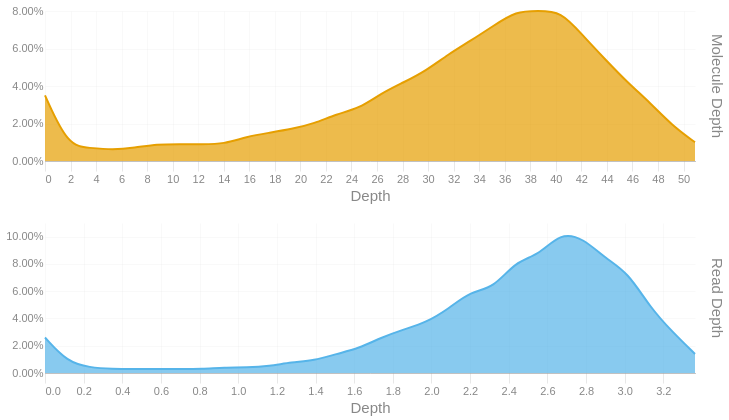

Notebook code for this chart:
### Code cell
readdep = depth_hist(tb['Read Depth'], q99, 3)
readdep = readdep.with_columns(pl.lit('Read Depth').alias('Metric'))
if not SKIPLR:
    moldep = depth_hist(tb['Molecule Depth'], mol_q99, 1)
    moldep = moldep.with_columns(pl.lit('Molecule Depth').alias('Metric'))
    _hist = pl.concat([readdep, moldep])
    _hist = _hist.filter(pl.col('Proportion') != 0)
    with SafeRender(_hist):
        (
            alt.Chart(_hist)        
            .mark_area(interpolate = "basis")
            .encode(
                x=alt.X('Bin:Q').scale(domainMin=0).axis(alt.Axis(title='Depth')),
                y = alt.Y('Proportion:Q', title = None).axis(format = '.2%'),
                color = alt.Color('Metric:N').legend(None),
                row = alt.Row("Metric:N").header(title = None, labelOrient = 'right'),
                tooltip = [
                    alt.Tooltip("Metric:N", title = "Metric"),
                    alt.Tooltip('Interval:N', title = "Depth Interval"),
                    alt.Tooltip('Proportion:Q', title = "% Alignments").format('.2%')
                ]
            )
            .resolve_scale(x='independent', y='independent')
            .properties(
                height = 150, width = 650,
                usermeta={'embedOptions': {'downloadFileName': f'{samplename}.depth.hist'}}
            )
        ).display()
else:
    readdep = readdep.filter(pl.col('Proportion') != 0)
    with SafeRender(readdep):
        (
            alt.Chart(readdep)        
            .mark_area(interpolate = "basis")
            .encode(
                x=alt.X('Bin:Q').scale(domainMin=0).axis(alt.Axis(title='Depth')),
                y = alt.Y('Proportion:Q', title = None).axis(format = '.2%'),
                tooltip = [
                    alt.Tooltip('Interval:N', title = "Depth Interval"),
                    alt.Tooltip('Proportion:Q', title = "% Alignments").format('.2%')
                ]
            )
            .properties(
                usermeta={'embedOptions': {'downloadFileName': f'{samplename}.depth.hist'}}
            )
        ).display()

### Figure 1 — Vega-Lite specification as saved in the notebook (floating-point values rounded to 4 significant figures)
{"width": 650, "height": 150, "config": {"title": {"anchor": "start", "dy": -15, "fontSize": 18, "color": "#888888", "subtitleColor": "#888888", "subtitleFontSize": 14}, "arc": {"fill": "#0072B2"}, "axis": {"domainColor": "#888888", "domainWidth": 0.5, "gridWidth": 0.2, "grid": false, "titleFontWeight": 400, "titleFontSize": 15, "labelFontSize": 11, "labelColor": "#888888", "tickColor": "#888888", "tickWidth": 0.2, "titleColor": "#888888"}, "axisBand": {"grid": false}, "axisX": {"grid": true, "tickSize": 10, "domainCap": "round"}, "axisY": {"domain": false, "grid": true, "tickSize": 0, "domainCap": "round"}, "background": "transparent", "header": {"labelFontSize": 15, "labelColor": "#888888", "titleFontSize": 15, "titleFontWeight": 600, "titleColor": "#888888"}, "legend": {"labelFont": "sans-serif", "labelFontSize": 12, "labelColor": "#888888", "symbolSize": 100, "symbolType": "circle", "titleFontSize": 12, "titlePadding": 10, "titleColor": "#888888", "title": null}, "range": {"category": ["#E69F00", "#56B4E9", "#009E73", "#F0E442", "#0072B2", "#D55E00", "#CC79A7", "#000000"], "diverging": ["#cfe8f3", "#a2d4ec", "#73bfe2", "#46abdb", "#1696d2", "#12719e"]}, "area": {"fill": "#0072B2", "fillOpacity": 0.7, "line": true, "strokeOpacity": 0.7}, "line": {"color": "#0072B2", "stroke": "#0072B2", "strokeWidth": 2}, "trail": {"color": "#0072B2", "stroke": "#0072B2", "strokeWidth": 0, "size": 1}, "point": {"filled": true, "fillOpacity": 1.0, "size": 95}, "text": {"color": "#888888", "fontSize": 11, "align": "right", "fontWeight": 400, "size": 11}, "bar": {"fill": "#0072B2", "stroke": null}, "view": {"stroke": null, "continuousWidth": 660, "continuousHeight": 400}}, "data": {"name": "data-192bd156cb2f561b84be48a40b8e88d9"}, "mark": {"type": "area", "interpolate": "basis"}, "encoding": {"color": {"field": "Metric", "legend": null, "type": "nominal"}, "row": {"field": "Metric", "header": {"title": null, "labelOrient": "right"}, "type": "nominal"}, "tooltip": [{"field": "Metric", "title": "Metric", "type": "nominal"}, {"field": "Interval", "title": "Depth Interval", "type": "nominal"}, {"field": "Proportion", "format": ".2%", "title": "% Alignments", "type": "quantitative"}], "x": {"axis": {"title": "Depth"}, "field": "Bin", "scale": {"domainMin": 0}, "type": "quantitative"}, "y": {"axis": {"format": ".2%"}, "field": "Proportion", "title": null, "type": "quantitative"}}, "resolve": {"scale": {"x": "independent", "y": "independent"}}, "usermeta": {"embedOptions": {"downloadFileName": "S5_Kennetcook_3551.depth.hist"}}, "$schema": "https://vega.github.io/schema/vega-lite/v6.1.0.json", "datasets": {"data-192bd156cb2f561b84be48a40b8e88d9": [{"Bin": 0.0, "Interval": "0.0-0.116", "Proportion": 0.026, "Metric": "Read Depth"}, {"Bin": 0.116, "Interval": "0.116-0.232", "Proportion": 0.008, "Metric": "Read Depth"}, {"Bin": 0.232, "Interval": "0.232-0.348", "Proportion": 0.004, "Metric": "Read Depth"}, {"Bin": 0.348, "Interval": "0.348-0.464", "Proportion": 0.003, "Metric": "Read Depth"}, {"Bin": 0.464, "Interval": "0.464-0.58", "Proportion": 0.003, "Metric": "Read Depth"}, {"Bin": 0.58, "Interval": "0.58-0.696", "Proportion": 0.003, "Metric": "Read Depth"}, {"Bin": 0.696, "Interval": "0.696-0.812", "Proportion": 0.003, "Metric": "Read Depth"}, {"Bin": 0.812, "Interval": "0.812-0.928", "Proportion": 0.003, "Metric": "Read Depth"}, {"Bin": 0.928, "Interval": "0.928-1.044", "Proportion": 0.004, "Metric": "Read Depth"}, {"Bin": 1.044, "Interval": "1.044-1.16", "Proportion": 0.004, "Metric": "Read Depth"}, {"Bin": 1.16, "Interval": "1.16-1.276", "Proportion": 0.005, "Metric": "Read Depth"}, {"Bin": 1.276, "Interval": "1.276-1.392", "Proportion": 0.008, "Metric": "Read Depth"}, {"Bin": 1.392, "Interval": "1.392-1.508", "Proportion": 0.009, "Metric": "Read Depth"}, {"Bin": 1.508, "Interval": "1.508-1.624", "Proportion": 0.014, "Metric": "Read Depth"}, {"Bin": 1.624, "Interval": "1.624-1.74", "Proportion": 0.018, "Metric": "Read Depth"}, {"Bin": 1.74, "Interval": "1.74-1.856", "Proportion": 0.026, "Metric": "Read Depth"}, {"Bin": 1.856, "Interval": "1.856-1.972", "Proportion": 0.032, "Metric": "Read Depth"}, {"Bin": 1.972, "Interval": "1.972-2.088", "Proportion": 0.037, "Metric": "Read Depth"}, {"Bin": 2.088, "Interval": "2.088-2.204", "Proportion": 0.047, "Metric": "Read Depth"}, {"Bin": 2.204, "Interval": "2.204-2.32", "Proportion": 0.06, "Metric": "Read Depth"}, {"Bin": 2.32, "Interval": "2.32-2.436", "Proportion": 0.062, "Metric": "Read Depth"}, {"Bin": 2.436, "Interval": "2.436-2.552", "Proportion": 0.082, "Metric": "Read Depth"}, {"Bin": 2.552, "Interval": "2.552-2.668", "Proportion": 0.086, "Metric": "Read Depth"}, {"Bin": 2.668, "Interval": "2.668-2.784", "Proportion": 0.103, "Metric": "Read Depth"}, {"Bin": 2.784, "Interval": "2.784-2.9", "Proportion": 0.099, "Metric": "Read Depth"}, {"Bin": 2.9, "Interval": "2.9-3.016", "Proportion": 0.084, "Metric": "Read Depth"}, {"Bin": 3.016, "Interval": "3.016-3.132", "Proportion": 0.074, "Metric": "Read Depth"}, {"Bin": 3.132, "Interval": "3.132-3.248", "Proportion": 0.048, "Metric": "Read Depth"}, {"Bin": 3.248, "Interval": "3.248-3.364", "Proportion": 0.03, "Metric": "Read Depth"}, {"Bin": 3.364, "Interval": "3.364-3.48", "Proportion": 0.014, "Metric": "Read Depth"}, {"Bin": 0.0, "Interval": "0.0-1.8", "Proportion": 0.035, "Metric": "Molecule Depth"}, {"Bin": 1.8, "Interval": "1.8-3.5", "Proportion": 0.008, "Metric": "Molecule Depth"}, {"Bin": 3.5, "Interval": "3.5-5.3", "Proportion": 0.007, "Metric": "Molecule Depth"}, {"Bin": 5.3, "Interval": "5.3-7.0", "Proportion": 0.006, "Metric": "Molecule Depth"}, {"Bin": 7.0, "Interval": "7.0-8.8", "Proportion": 0.007, "Metric": "Molecule Depth"}, {"Bin": 8.8, "Interval": "8.8-10.5", "Proportion": 0.009, "Metric": "Molecule Depth"}, {"Bin": 10.5, "Interval": "10.5-12.3", "Proportion": 0.009, "Metric": "Molecule Depth"}, {"Bin": 12.3, "Interval": "12.3-14.0", "Proportion": 0.009, "Metric": "Molecule Depth"}, {"Bin": 14.0, "Interval": "14.0-15.8", "Proportion": 0.009, "Metric": "Molecule Depth"}, {"Bin": 15.8, "Interval": "15.8-17.5", "Proportion": 0.013, "Metric": "Molecule Depth"}, {"Bin": 17.5, "Interval": "17.5-19.3", "Proportion": 0.015, "Metric": "Molecule Depth"}, {"Bin": 19.3, "Interval": "19.3-21.1", "Proportion": 0.017, "Metric": "Molecule Depth"}, {"Bin": 21.1, "Interval": "21.1-22.8", "Proportion": 0.02, "Metric": "Molecule Depth"}, {"Bin": 22.8, "Interval": "22.8-24.6", "Proportion": 0.025, "Metric": "Molecule Depth"}, {"Bin": 24.6, "Interval": "24.6-26.3", "Proportion": 0.028, "Metric": "Molecule Depth"}, {"Bin": 26.3, "Interval": "26.3-28.1", "Proportion": 0.036, "Metric": "Molecule Depth"}, {"Bin": 28.1, "Interval": "28.1-29.8", "Proportion": 0.042, "Metric": "Molecule Depth"}, {"Bin": 29.8, "Interval": "29.8-31.6", "Proportion": 0.048, "Metric": "Molecule Depth"}, {"Bin": 31.6, "Interval": "31.6-33.3", "Proportion": 0.057, "Metric": "Molecule Depth"}, {"Bin": 33.3, "Interval": "33.3-35.1", "Proportion": 0.064, "Metric": "Molecule Depth"}, {"Bin": 35.1, "Interval": "35.1-36.9", "Proportion": 0.072, "Metric": "Molecule Depth"}, {"Bin": 36.9, "Interval": "36.9-38.6", "Proportion": 0.08, "Metric": "Molecule Depth"}, {"Bin": 38.6, "Interval": "38.6-40.4", "Proportion": 0.08, "Metric": "Molecule Depth"}, {"Bin": 40.4, "Interval": "40.4-42.1", "Proportion": 0.08, "Metric": "Molecule Depth"}, {"Bin": 42.1, "Interval": "42.1-43.9", "Proportion": 0.067, "Metric": "Molecule Depth"}, {"Bin": 43.9, "Interval": "43.9-45.6", "Proportion": 0.054, "Metric": "Molecule Depth"}, {"Bin": 45.6, "Interval": "45.6-47.4", "Proportion": 0.042, "Metric": "Molecule Depth"}, {"Bin": 47.4, "Interval": "47.4-49.1", "Proportion": 0.031, "Metric": "Molecule Depth"}, {"Bin": 49.1, "Interval": "49.1-50.9", "Proportion": 0.019, "Metric": "Molecule Depth"}, {"Bin": 50.9, "Interval": "50.9-52.65", "Proportion": 0.01, "Metric": "Molecule Depth"}]}}
